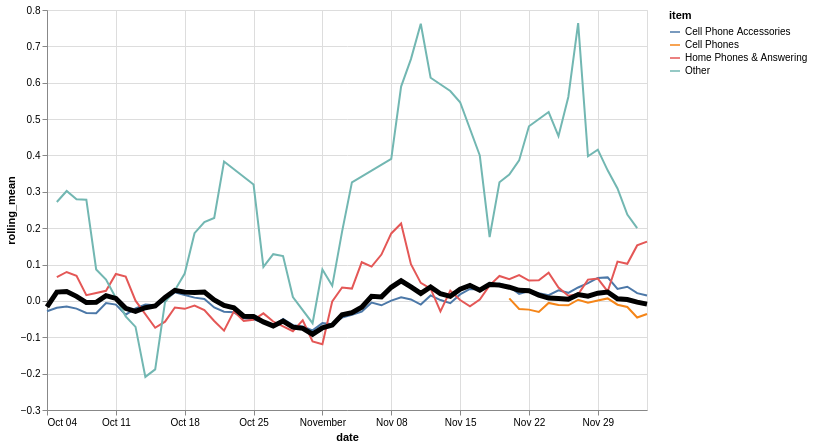

Write the Vega-Lite specification saved for this chart.
### Vega-Lite specification from a JSON file in a GitHub repository (floating-point values rounded to 4 significant figures; data arrays with more than 128 entries replaced by an {"elided": "..."} marker saying what was removed)
{"config": {"view": {"continuousWidth": 400, "continuousHeight": 300}}, "layer": [{"data": {"name": "data-d6054b3ee6b9bec902f2c8101c4ab6d2"}, "mark": "line", "encoding": {"color": {"type": "nominal", "field": "item"}, "x": {"type": "temporal", "field": "date"}, "y": {"type": "quantitative", "field": "rolling_mean"}}, "transform": [{"window": [{"op": "mean", "field": "residual", "as": "rolling_mean"}], "frame": [-4, 3]}]}, {"data": {"name": "data-8f893c052f68f727d9f51cc82789900d"}, "mark": {"type": "line", "color": "black", "size": 5}, "encoding": {"x": {"type": "temporal", "field": "date"}, "y": {"type": "quantitative", "field": "rolling_mean"}}, "transform": [{"window": [{"op": "mean", "field": "residual", "as": "rolling_mean"}], "frame": [-4, 3]}]}], "height": 400, "width": 600, "$schema": "https://vega.github.io/schema/vega-lite/v4.8.1.json", "datasets": {"data-d6054b3ee6b9bec902f2c8101c4ab6d2": {"elided": "186 records"}, "data-8f893c052f68f727d9f51cc82789900d": [{"date": "2020-10-04", "residual": -0.1669}, {"date": "2020-10-05", "residual": -0.1229}, {"date": "2020-10-06", "residual": 0.07111}, {"date": "2020-10-07", "residual": 0.1538}, {"date": "2020-10-08", "residual": 0.1865}, {"date": "2020-10-09", "residual": 0.03248}, {"date": "2020-10-10", "residual": -0.06558}, {"date": "2020-10-11", "residual": -0.1243}, {"date": "2020-10-12", "residual": -0.1612}, {"date": "2020-10-13", "residual": 0.02311}, {"date": "2020-10-14", "residual": 0.00916}, {"date": "2020-10-15", "residual": -0.06435}, {"date": "2020-10-16", "residual": 0.1206}, {"date": "2020-10-17", "residual": 0.1136}, {"date": "2020-10-18", "residual": -0.02902}, {"date": "2020-10-19", "residual": 0.06601}, {"date": "2020-10-20", "residual": -0.00525}, {"date": "2020-10-21", "residual": -0.01753}, {"date": "2020-10-22", "residual": 0.00201}, {"date": "2020-10-23", "residual": -0.05621}, {"date": "2020-10-24", "residual": -0.05075}, {"date": "2020-10-25", "residual": -0.006977}, {"date": "2020-10-26", "residual": -0.08285}, {"date": "2020-10-27", "residual": -0.1193}, {"date": "2020-10-28", "residual": -0.01327}, {"date": "2020-10-29", "residual": -0.1341}, {"date": "2020-10-30", "residual": -0.08646}, {"date": "2020-10-31", "residual": 0.04996}, {"date": "2020-11-01", "residual": -0.1842}, {"date": "2020-11-02", "residual": -0.03364}, {"date": "2020-11-03", "residual": -0.2116}, {"date": "2020-11-04", "residual": 0.02129}, {"date": "2020-11-05", "residual": 0.04572}, {"date": "2020-11-06", "residual": 0.09336}, {"date": "2020-11-07", "residual": -0.03905}, {"date": "2020-11-08", "residual": 0.1699}, {"date": "2020-11-09", "residual": 0.05596}, {"date": "2020-11-10", "residual": -0.04693}, {"date": "2020-11-11", "residual": -0.0008731}, {"date": "2020-11-12", "residual": 0.1644}, {"date": "2020-11-13", "residual": -0.09008}, {"date": "2020-11-14", "residual": -0.04924}, {"date": "2020-11-15", "residual": 0.105}, {"date": "2020-11-16", "residual": 0.0185}, {"date": "2020-11-17", "residual": 0.0006386}, {"date": "2020-11-18", "residual": 0.1082}, {"date": "2020-11-19", "residual": 0.08445}, {"date": "2020-11-20", "residual": 0.05977}, {"date": "2020-11-21", "residual": 0.03567}, {"date": "2020-11-22", "residual": -0.06497}, {"date": "2020-11-23", "residual": 0.05907}, {"date": "2020-11-24", "residual": -0.0498}, {"date": "2020-11-25", "residual": -0.007637}, {"date": "2020-11-26", "residual": 0.01231}, {"date": "2020-11-27", "residual": 0.01871}, {"date": "2020-11-28", "residual": 0.04755}, {"date": "2020-11-29", "residual": 0.02348}, {"date": "2020-11-30", "residual": 0.03749}, {"date": "2020-12-01", "residual": 0.02341}, {"date": "2020-12-02", "residual": 0.01503}, {"date": "2020-12-03", "residual": 0.01732}, {"date": "2020-12-04", "residual": -0.1379}]}}
